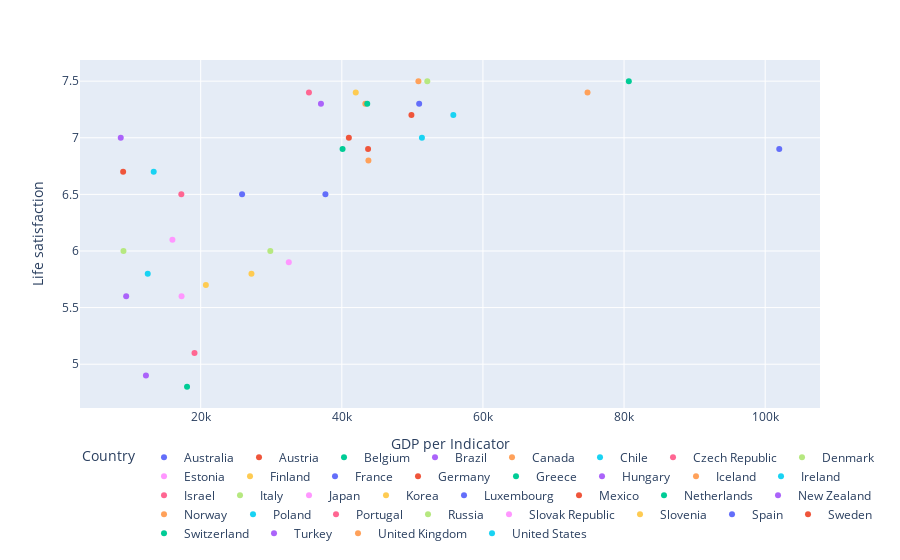

Notebook cell for this chart:
### Code cell
fig=px.scatter(full_country_stats,
          x='GDP per Indicator',
          y='Life satisfaction',
          color=full_country_stats.index,
          )
fig.layout.legend.orientation='h'
fig.layout.grid=None
# fig.layout.plot_bgcolor='black'
# fig.layout.xaxis.grid=False
fig

### Figure 1 — Plotly figure (JSON) as saved in the notebook; plotly's stock layout.template omitted (floating-point values rounded to 4 significant figures)
{"data": [{"hovertemplate": "Country=Australia<br>GDP per Indicator=%{x}<br>Life satisfaction=%{y}<extra></extra>", "legendgroup": "Australia", "marker": {"color": "#636efa", "symbol": "circle"}, "mode": "markers", "name": "Australia", "orientation": "v", "showlegend": true, "type": "scatter", "x": [50960.0], "xaxis": "x", "y": [7.3], "yaxis": "y"}, {"hovertemplate": "Country=Austria<br>GDP per Indicator=%{x}<br>Life satisfaction=%{y}<extra></extra>", "legendgroup": "Austria", "marker": {"color": "#EF553B", "symbol": "circle"}, "mode": "markers", "name": "Austria", "orientation": "v", "showlegend": true, "type": "scatter", "x": [43720.0], "xaxis": "x", "y": [6.9], "yaxis": "y"}, {"hovertemplate": "Country=Belgium<br>GDP per Indicator=%{x}<br>Life satisfaction=%{y}<extra></extra>", "legendgroup": "Belgium", "marker": {"color": "#00cc96", "symbol": "circle"}, "mode": "markers", "name": "Belgium", "orientation": "v", "showlegend": true, "type": "scatter", "x": [40110.0], "xaxis": "x", "y": [6.9], "yaxis": "y"}, {"hovertemplate": "Country=Brazil<br>GDP per Indicator=%{x}<br>Life satisfaction=%{y}<extra></extra>", "legendgroup": "Brazil", "marker": {"color": "#ab63fa", "symbol": "circle"}, "mode": "markers", "name": "Brazil", "orientation": "v", "showlegend": true, "type": "scatter", "x": [8670.0], "xaxis": "x", "y": [7], "yaxis": "y"}, {"hovertemplate": "Country=Canada<br>GDP per Indicator=%{x}<br>Life satisfaction=%{y}<extra></extra>", "legendgroup": "Canada", "marker": {"color": "#FFA15A", "symbol": "circle"}, "mode": "markers", "name": "Canada", "orientation": "v", "showlegend": true, "type": "scatter", "x": [43330.0], "xaxis": "x", "y": [7.3], "yaxis": "y"}, {"hovertemplate": "Country=Chile<br>GDP per Indicator=%{x}<br>Life satisfaction=%{y}<extra></extra>", "legendgroup": "Chile", "marker": {"color": "#19d3f3", "symbol": "circle"}, "mode": "markers", "name": "Chile", "orientation": "v", "showlegend": true, "type": "scatter", "x": [13340.0], "xaxis": "x", "y": [6.7], "yaxis": "y"}, {"hovertemplate": "Country=Czech Republic<br>GDP per Indicator=%{x}<br>Life satisfaction=%{y}<extra></extra>", "legendgroup": "Czech Republic", "marker": {"color": "#FF6692", "symbol": "circle"}, "mode": "markers", "name": "Czech Republic", "orientation": "v", "showlegend": true, "type": "scatter", "x": [17260.0], "xaxis": "x", "y": [6.5], "yaxis": "y"}, {"hovertemplate": "Country=Denmark<br>GDP per Indicator=%{x}<br>Life satisfaction=%{y}<extra></extra>", "legendgroup": "Denmark", "marker": {"color": "#B6E880", "symbol": "circle"}, "mode": "markers", "name": "Denmark", "orientation": "v", "showlegend": true, "type": "scatter", "x": [52110.0], "xaxis": "x", "y": [7.5], "yaxis": "y"}, {"hovertemplate": "Country=Estonia<br>GDP per Indicator=%{x}<br>Life satisfaction=%{y}<extra></extra>", "legendgroup": "Estonia", "marker": {"color": "#FF97FF", "symbol": "circle"}, "mode": "markers", "name": "Estonia", "orientation": "v", "showlegend": true, "type": "scatter", "x": [17290.0], "xaxis": "x", "y": [5.6], "yaxis": "y"}, {"hovertemplate": "Country=Finland<br>GDP per Indicator=%{x}<br>Life satisfaction=%{y}<extra></extra>", "legendgroup": "Finland", "marker": {"color": "#FECB52", "symbol": "circle"}, "mode": "markers", "name": "Finland", "orientation": "v", "showlegend": true, "type": "scatter", "x": [41970.0], "xaxis": "x", "y": [7.4], "yaxis": "y"}, {"hovertemplate": "Country=France<br>GDP per Indicator=%{x}<br>Life satisfaction=%{y}<extra></extra>", "legendgroup": "France", "marker": {"color": "#636efa", "symbol": "circle"}, "mode": "markers", "name": "France", "orientation": "v", "showlegend": true, "type": "scatter", "x": [37680.0], "xaxis": "x", "y": [6.5], "yaxis": "y"}, {"hovertemplate": "Country=Germany<br>GDP per Indicator=%{x}<br>Life satisfaction=%{y}<extra></extra>", "legendgroup": "Germany", "marker": {"color": "#EF553B", "symbol": "circle"}, "mode": "markers", "name": "Germany", "orientation": "v", "showlegend": true, "type": "scatter", "x": [41000.0], "xaxis": "x", "y": [7], "yaxis": "y"}, {"hovertemplate": "Country=Greece<br>GDP per Indicator=%{x}<br>Life satisfaction=%{y}<extra></extra>", "legendgroup": "Greece", "marker": {"color": "#00cc96", "symbol": "circle"}, "mode": "markers", "name": "Greece", "orientation": "v", "showlegend": true, "type": "scatter", "x": [18060.0], "xaxis": "x", "y": [4.8], "yaxis": "y"}, {"hovertemplate": "Country=Hungary<br>GDP per Indicator=%{x}<br>Life satisfaction=%{y}<extra></extra>", "legendgroup": "Hungary", "marker": {"color": "#ab63fa", "symbol": "circle"}, "mode": "markers", "name": "Hungary", "orientation": "v", "showlegend": true, "type": "scatter", "x": [12240.0], "xaxis": "x", "y": [4.9], "yaxis": "y"}, {"hovertemplate": "Country=Iceland<br>GDP per Indicator=%{x}<br>Life satisfaction=%{y}<extra></extra>", "legendgroup": "Iceland", "marker": {"color": "#FFA15A", "symbol": "circle"}, "mode": "markers", "name": "Iceland", "orientation": "v", "showlegend": true, "type": "scatter", "x": [50850.0], "xaxis": "x", "y": [7.5], "yaxis": "y"}, {"hovertemplate": "Country=Ireland<br>GDP per Indicator=%{x}<br>Life satisfaction=%{y}<extra></extra>", "legendgroup": "Ireland", "marker": {"color": "#19d3f3", "symbol": "circle"}, "mode": "markers", "name": "Ireland", "orientation": "v", "showlegend": true, "type": "scatter", "x": [51350.0], "xaxis": "x", "y": [7], "yaxis": "y"}, {"hovertemplate": "Country=Israel<br>GDP per Indicator=%{x}<br>Life satisfaction=%{y}<extra></extra>", "legendgroup": "Israel", "marker": {"color": "#FF6692", "symbol": "circle"}, "mode": "markers", "name": "Israel", "orientation": "v", "showlegend": true, "type": "scatter", "x": [35340.0], "xaxis": "x", "y": [7.4], "yaxis": "y"}, {"hovertemplate": "Country=Italy<br>GDP per Indicator=%{x}<br>Life satisfaction=%{y}<extra></extra>", "legendgroup": "Italy", "marker": {"color": "#B6E880", "symbol": "circle"}, "mode": "markers", "name": "Italy", "orientation": "v", "showlegend": true, "type": "scatter", "x": [29870.0], "xaxis": "x", "y": [6], "yaxis": "y"}, {"hovertemplate": "Country=Japan<br>GDP per Indicator=%{x}<br>Life satisfaction=%{y}<extra></extra>", "legendgroup": "Japan", "marker": {"color": "#FF97FF", "symbol": "circle"}, "mode": "markers", "name": "Japan", "orientation": "v", "showlegend": true, "type": "scatter", "x": [32490.0], "xaxis": "x", "y": [5.9], "yaxis": "y"}, {"hovertemplate": "Country=Korea<br>GDP per Indicator=%{x}<br>Life satisfaction=%{y}<extra></extra>", "legendgroup": "Korea", "marker": {"color": "#FECB52", "symbol": "circle"}, "mode": "markers", "name": "Korea", "orientation": "v", "showlegend": true, "type": "scatter", "x": [27200.0], "xaxis": "x", "y": [5.8], "yaxis": "y"}, {"hovertemplate": "Country=Luxembourg<br>GDP per Indicator=%{x}<br>Life satisfaction=%{y}<extra></extra>", "legendgroup": "Luxembourg", "marker": {"color": "#636efa", "symbol": "circle"}, "mode": "markers", "name": "Luxembourg", "orientation": "v", "showlegend": true, "type": "scatter", "x": [102000.0], "xaxis": "x", "y": [6.9], "yaxis": "y"}, {"hovertemplate": "Country=Mexico<br>GDP per Indicator=%{x}<br>Life satisfaction=%{y}<extra></extra>", "legendgroup": "Mexico", "marker": {"color": "#EF553B", "symbol": "circle"}, "mode": "markers", "name": "Mexico", "orientation": "v", "showlegend": true, "type": "scatter", "x": [9009.0], "xaxis": "x", "y": [6.7], "yaxis": "y"}, {"hovertemplate": "Country=Netherlands<br>GDP per Indicator=%{x}<br>Life satisfaction=%{y}<extra></extra>", "legendgroup": "Netherlands", "marker": {"color": "#00cc96", "symbol": "circle"}, "mode": "markers", "name": "Netherlands", "orientation": "v", "showlegend": true, "type": "scatter", "x": [43600.0], "xaxis": "x", "y": [7.3], "yaxis": "y"}, {"hovertemplate": "Country=New Zealand<br>GDP per Indicator=%{x}<br>Life satisfaction=%{y}<extra></extra>", "legendgroup": "New Zealand", "marker": {"color": "#ab63fa", "symbol": "circle"}, "mode": "markers", "name": "New Zealand", "orientation": "v", "showlegend": true, "type": "scatter", "x": [37040.0], "xaxis": "x", "y": [7.3], "yaxis": "y"}, {"hovertemplate": "Country=Norway<br>GDP per Indicator=%{x}<br>Life satisfaction=%{y}<extra></extra>", "legendgroup": "Norway", "marker": {"color": "#FFA15A", "symbol": "circle"}, "mode": "markers", "name": "Norway", "orientation": "v", "showlegend": true, "type": "scatter", "x": [74820.0], "xaxis": "x", "y": [7.4], "yaxis": "y"}, {"hovertemplate": "Country=Poland<br>GDP per Indicator=%{x}<br>Life satisfaction=%{y}<extra></extra>", "legendgroup": "Poland", "marker": {"color": "#19d3f3", "symbol": "circle"}, "mode": "markers", "name": "Poland", "orientation": "v", "showlegend": true, "type": "scatter", "x": [12500.0], "xaxis": "x", "y": [5.8], "yaxis": "y"}, {"hovertemplate": "Country=Portugal<br>GDP per Indicator=%{x}<br>Life satisfaction=%{y}<extra></extra>", "legendgroup": "Portugal", "marker": {"color": "#FF6692", "symbol": "circle"}, "mode": "markers", "name": "Portugal", "orientation": "v", "showlegend": true, "type": "scatter", "x": [19120.0], "xaxis": "x", "y": [5.1], "yaxis": "y"}, {"hovertemplate": "Country=Russia<br>GDP per Indicator=%{x}<br>Life satisfaction=%{y}<extra></extra>", "legendgroup": "Russia", "marker": {"color": "#B6E880", "symbol": "circle"}, "mode": "markers", "name": "Russia", "orientation": "v", "showlegend": true, "type": "scatter", "x": [9055.0], "xaxis": "x", "y": [6], "yaxis": "y"}, {"hovertemplate": "Country=Slovak Republic<br>GDP per Indicator=%{x}<br>Life satisfaction=%{y}<extra></extra>", "legendgroup": "Slovak Republic", "marker": {"color": "#FF97FF", "symbol": "circle"}, "mode": "markers", "name": "Slovak Republic", "orientation": "v", "showlegend": true, "type": "scatter", "x": [15990.0], "xaxis": "x", "y": [6.1], "yaxis": "y"}, {"hovertemplate": "Country=Slovenia<br>GDP per Indicator=%{x}<br>Life satisfaction=%{y}<extra></extra>", "legendgroup": "Slovenia", "marker": {"color": "#FECB52", "symbol": "circle"}, "mode": "markers", "name": "Slovenia", "orientation": "v", "showlegend": true, "type": "scatter", "x": [20730.0], "xaxis": "x", "y": [5.7], "yaxis": "y"}, {"hovertemplate": "Country=Spain<br>GDP per Indicator=%{x}<br>Life satisfaction=%{y}<extra></extra>", "legendgroup": "Spain", "marker": {"color": "#636efa", "symbol": "circle"}, "mode": "markers", "name": "Spain", "orientation": "v", "showlegend": true, "type": "scatter", "x": [25860.0], "xaxis": "x", "y": [6.5], "yaxis": "y"}, {"hovertemplate": "Country=Sweden<br>GDP per Indicator=%{x}<br>Life satisfaction=%{y}<extra></extra>", "legendgroup": "Sweden", "marker": {"color": "#EF553B", "symbol": "circle"}, "mode": "markers", "name": "Sweden", "orientation": "v", "showlegend": true, "type": "scatter", "x": [49870.0], "xaxis": "x", "y": [7.2], "yaxis": "y"}, {"hovertemplate": "Country=Switzerland<br>GDP per Indicator=%{x}<br>Life satisfaction=%{y}<extra></extra>", "legendgroup": "Switzerland", "marker": {"color": "#00cc96", "symbol": "circle"}, "mode": "markers", "name": "Switzerland", "orientation": "v", "showlegend": true, "type": "scatter", "x": [80680.0], "xaxis": "x", "y": [7.5], "yaxis": "y"}, {"hovertemplate": "Country=Turkey<br>GDP per Indicator=%{x}<br>Life satisfaction=%{y}<extra></extra>", "legendgroup": "Turkey", "marker": {"color": "#ab63fa", "symbol": "circle"}, "mode": "markers", "name": "Turkey", "orientation": "v", "showlegend": true, "type": "scatter", "x": [9437.0], "xaxis": "x", "y": [5.6], "yaxis": "y"}, {"hovertemplate": "Country=United Kingdom<br>GDP per Indicator=%{x}<br>Life satisfaction=%{y}<extra></extra>", "legendgroup": "United Kingdom", "marker": {"color": "#FFA15A", "symbol": "circle"}, "mode": "markers", "name": "United Kingdom", "orientation": "v", "showlegend": true, "type": "scatter", "x": [43770.0], "xaxis": "x", "y": [6.8], "yaxis": "y"}, {"hovertemplate": "Country=United States<br>GDP per Indicator=%{x}<br>Life satisfaction=%{y}<extra></extra>", "legendgroup": "United States", "marker": {"color": "#19d3f3", "symbol": "circle"}, "mode": "markers", "name": "United States", "orientation": "v", "showlegend": true, "type": "scatter", "x": [55810.0], "xaxis": "x", "y": [7.2], "yaxis": "y"}], "layout": {"legend": {"orientation": "h", "title": {"text": "Country"}, "tracegroupgap": 0}, "margin": {"t": 60}, "xaxis": {"anchor": "y", "domain": [0, 1], "title": {"text": "GDP per Indicator"}}, "yaxis": {"anchor": "x", "domain": [0, 1], "title": {"text": "Life satisfaction"}}}}
